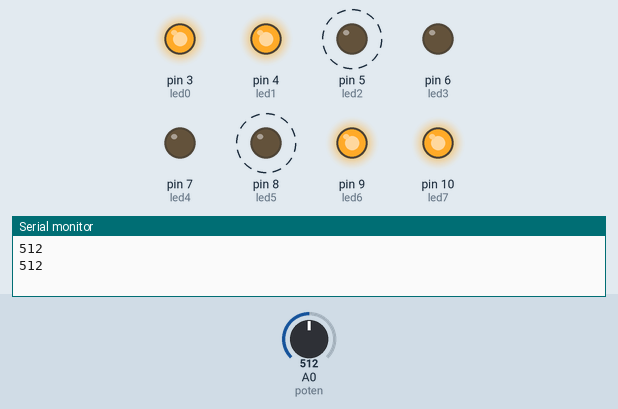
This sketch was run on a simulated Arduino Uno, built with avr-gcc and run on an emulated ATmega328P. On the bench: output pins drawn as LEDs (lit = HIGH), the last lines printed to the serial monitor. Dashed ring = blinking. Inputs (shaded band) come from the test bench; at power-on: A0 (poten) = 512.

Above: at 5.9 s.
6.0 s: A0 (poten) set to 0
At 6.5 s:
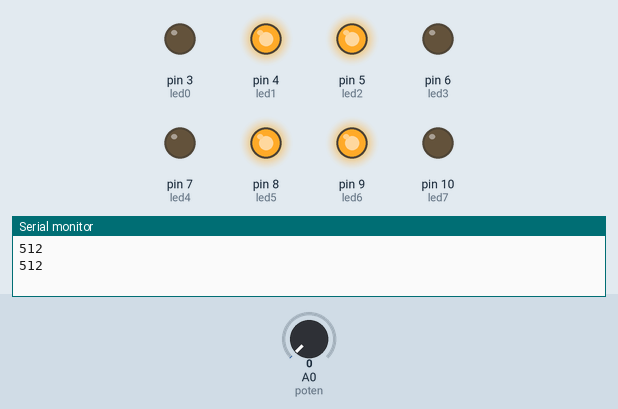
12.1 s: A0 (poten) set to 122
At 12.29 s:
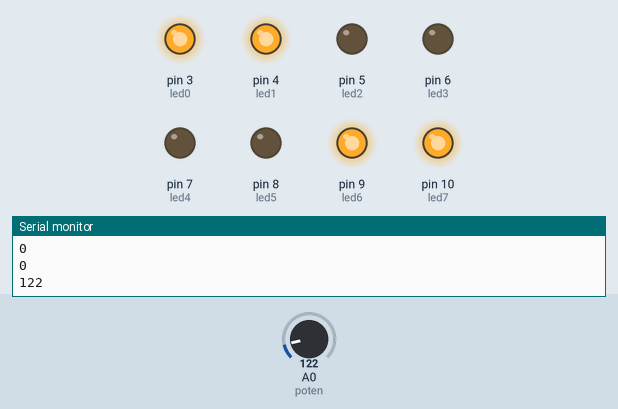
At 12.65 s:
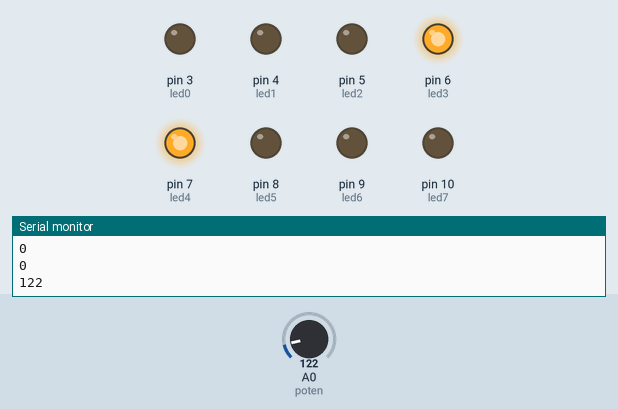
Timing chart, 0 to 24.2 s (numbered marks = the images above; inputs shaded):
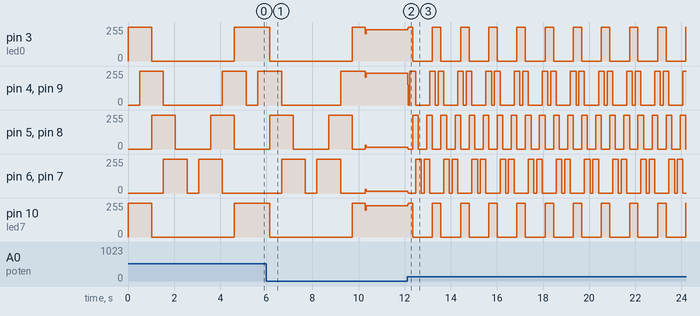

Measured:
- after the input at 12.1 s, pin 3 (led0): 234/255 → 244/255 at once, then moves between 0/255 and 255/255, repeating every 4.9 s; pin 4 (led1): 237/255 → 151/255 at once, then moves between 0/255 and 255/255, repeating every 1.2 s

The sketch:

velocitat_de_8_leds2.ino
```cpp
/**********************************************************************************
**                                                                               **
**                             Velocitat de 8 LEDs                               **
**                                                                               **
**                                                                               **
**********************************************************************************/

//********** Includes *************************************************************

//********** Variables ************************************************************
const int led0 = 3; // donar nom al pin 5 de l’Arduino
const int led1 = 4; // donar nom al pin 6 de l’Arduino
const int led2 = 5; // donar nom al pin 7 de l’Arduino
const int led3 = 6; // donar nom al pin 8 de l’Arduino
const int led4 = 7; // donar nom al pin 9 de l’Arduino
const int led5 = 8; // donar nom al pin 10 de l’Arduino
const int led6 = 9; // donar nom al pin 11 de l’Arduino
const int led7 = 10; // donar nom al pin 12 de l’Arduino
const int poten = A0; // donar nom al pin A0 de l’Arduino
int velocitat = 20; // velocitat de l'acció en ms
int valorPot0; // guardar valor del poyenciometre

//********** Setup ****************************************************************
void setup()
{
Serial.begin(9600);
pinMode(led0, OUTPUT); // definir el pin 5 com una sortida
pinMode(led1, OUTPUT); // definir el pin 6 com una sortida
pinMode(led2, OUTPUT); // definir el pin 7 com una sortida
pinMode(led3, OUTPUT); // definir el pin 8 com una sortida

pinMode(led4, OUTPUT); // definir el pin 9 com una sortida
pinMode(led5, OUTPUT); // definir el pin 10 com una sortida
pinMode(led6, OUTPUT); // definir el pin 11 com una sortida
pinMode(led7, OUTPUT); // definir el pin 12 com una sortida

}

//********** Loop *****************************************************************
void loop()
{
valorPot0 = analogRead(poten); // llegir valor del potenciòmetre
velocitat = valorPot0; // actualitzar velocitat amb el valor del potenciòmetre
Serial.println(valorPot0);

digitalWrite(led0, 1); // posar a 5V el pin 5
digitalWrite(led1, 0); // posar a 0V el pin 6
digitalWrite(led2, 0); // posar a 0V el pin 7
digitalWrite(led3, 0); // posar a 0V el pin 8
digitalWrite(led4, 0); // posar a 0V el pin 9
digitalWrite(led5, 0); // posar a 0V el pin 10
digitalWrite(led6, 0); // posar a 0V el pin 11
digitalWrite(led7, 1); // posar a 5V el pin 12
delay(velocitat);

digitalWrite(led0, 1); // posar a 5V el pin 5
digitalWrite(led1, 1); // posar a 5V el pin 6
digitalWrite(led2, 0); // posar a 0V el pin 7
digitalWrite(led3, 0); // posar a 0V el pin 8
digitalWrite(led4, 0); // posar a 0V el pin 9
digitalWrite(led5, 0); // posar a 0V el pin 10
digitalWrite(led6, 1); // posar a 5V el pin 11
digitalWrite(led7, 1); // posar a 5V el pin 12
delay(velocitat);

digitalWrite(led0, 0); // posar a 0V el pin 5
digitalWrite(led1, 1); // posar a 5V el pin 6
digitalWrite(led2, 1); // posar a 5V el pin 7
digitalWrite(led3, 0); // posar a 0V el pin 8
digitalWrite(led4, 0); // posar a 0V el pin 9
digitalWrite(led5, 1); // posar a 5V el pin 10
digitalWrite(led6, 1); // posar a 5V el pin 11
digitalWrite(led7, 0); // posar a 0V el pin 12
delay(velocitat);

digitalWrite(led0, 0); // posar a 0V el pin 5
digitalWrite(led1, 0); // posar a 0V el pin 6
digitalWrite(led2, 1); // posar a 5V el pin 7
digitalWrite(led3, 1); // posar a 5V el pin 8
digitalWrite(led4, 1); // posar a 5V el pin 9
digitalWrite(led5, 1); // posar a 5V el pin 10
digitalWrite(led6, 0); // posar a 0V el pin 11
digitalWrite(led7, 0); // posar a 0V el pin 12
delay(velocitat);

digitalWrite(led0, 0); // posar a 0V el pin 5
digitalWrite(led1, 0); // posar a 0V el pin 6
digitalWrite(led2, 0); // posar a 0V el pin 7
digitalWrite(led3, 1); // posar a 5V el pin 8
digitalWrite(led4, 1); // posar a 5V el pin 9
digitalWrite(led5, 0); // posar a 0V el pin 10
digitalWrite(led6, 0); // posar a 0V el pin 11
digitalWrite(led7, 0); // posar a 0V el pin 12
delay(velocitat);

digitalWrite(led0, 0); // posar a 0V el pin 5
digitalWrite(led1, 0); // posar a 0V el pin 6
digitalWrite(led2, 0); // posar a 0V el pin 7
digitalWrite(led3, 0); // posar a 0V el pin 8
digitalWrite(led4, 0); // posar a 0V el pin 9
digitalWrite(led5, 0); // posar a 0V el pin 10
digitalWrite(led6, 0); // posar a 0V el pin 11
digitalWrite(led7, 0); // posar a 0V el pin 12
delay(velocitat);

digitalWrite(led0, 0); // posar a 0V el pin 5
digitalWrite(led1, 0); // posar a 0V el pin 6
digitalWrite(led2, 0); // posar a 0V el pin 7
digitalWrite(led3, 1); // posar a 5V el pin 8
digitalWrite(led4, 1); // posar a 5V el pin 9
digitalWrite(led5, 0); // posar a 0V el pin 10
digitalWrite(led6, 0); // posar a 0V el pin 11
digitalWrite(led7, 0); // posar a 0V el pin 12
delay(velocitat);

digitalWrite(led0, 0); // posar a 0V el pin 5
digitalWrite(led1, 0); // posar a 0V el pin 6
digitalWrite(led2, 1); // posar a 5V el pin 7
digitalWrite(led3, 1); // posar a 5V el pin 8
digitalWrite(led4, 1); // posar a 5V el pin 9
digitalWrite(led5, 1); // posar a 5V el pin 10
digitalWrite(led6, 0); // posar a 0V el pin 11
digitalWrite(led7, 0); // posar a 0V el pin 12
delay(velocitat);

digitalWrite(led0, 0); // posar a 0V el pin 5
digitalWrite(led1, 1); // posar a 5V el pin 6
digitalWrite(led2, 1); // posar a 5V el pin 7
digitalWrite(led3, 0); // posar a 0V el pin 8
digitalWrite(led4, 0); // posar a 0V el pin 9
digitalWrite(led5, 1); // posar a 5V el pin 10
digitalWrite(led6, 1); // posar a 5V el pin 11
digitalWrite(led7, 0); // posar a 0V el pin 12
delay(velocitat);

digitalWrite(led0, 1); // posar a 5V el pin 5
digitalWrite(led1, 1); // posar a 5V el pin 6
digitalWrite(led2, 0); // posar a 0V el pin 7
digitalWrite(led3, 0); // posar a 0V el pin 8
digitalWrite(led4, 0); // posar a 0V el pin 9
digitalWrite(led5, 0); // posar a 0V el pin 10
digitalWrite(led6, 1); // posar a 5V el pin 11
digitalWrite(led7, 1); // posar a 5V el pin 12
delay(velocitat);
}

//********** Funcions *************************************************************
```
